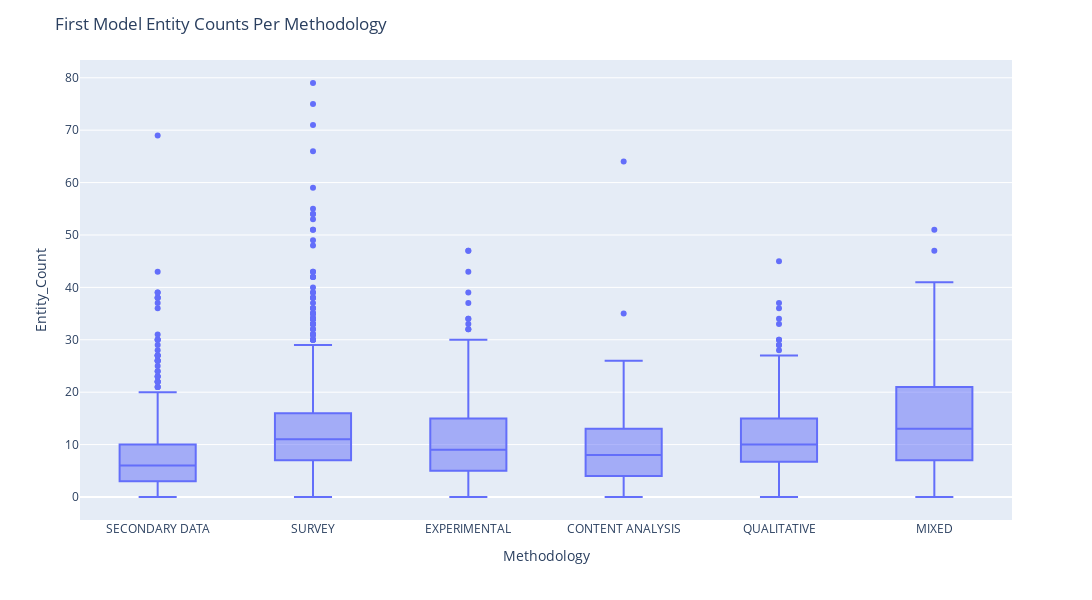

Notebook code for this chart:
### Code cell
configure_plotly_browser_state()

fig = px.box(df_last_1, y = "Entity_Count", x = "Methodology", hover_data=["Document"])
fig.update_layout(
    autosize=False,
    width=1500,
    height=600,
    title_text=f"First Model Entity Counts Per Methodology",

)
fig.show()

### Figure 1 — Plotly figure (JSON) as saved in the notebook; plotly's stock layout.template omitted (floating-point values rounded to 4 significant figures; data arrays with more than 128 entries replaced by an {"elided": "..."} marker saying what was removed)
{"data": [{"alignmentgroup": "True", "customdata": {"elided": "2775x1 int values"}, "hovertemplate": "Methodology=%{x}<br>Entity_Count=%{y}<br>Document=%{customdata[0]}<extra></extra>", "legendgroup": "", "marker": {"color": "#636efa"}, "name": "", "notched": false, "offsetgroup": "", "orientation": "v", "showlegend": false, "x": {"elided": "2775 str values"}, "x0": " ", "xaxis": "x", "y": {"elided": "2775 int values"}, "y0": " ", "yaxis": "y", "type": "box"}], "layout": {"xaxis": {"anchor": "y", "domain": [0, 1], "title": {"text": "Methodology"}}, "yaxis": {"anchor": "x", "domain": [0, 1], "title": {"text": "Entity_Count"}}, "legend": {"tracegroupgap": 0}, "margin": {"t": 60}, "boxmode": "group", "title": {"text": "First Model Entity Counts Per Methodology"}, "autosize": false, "width": 1500, "height": 600}}
